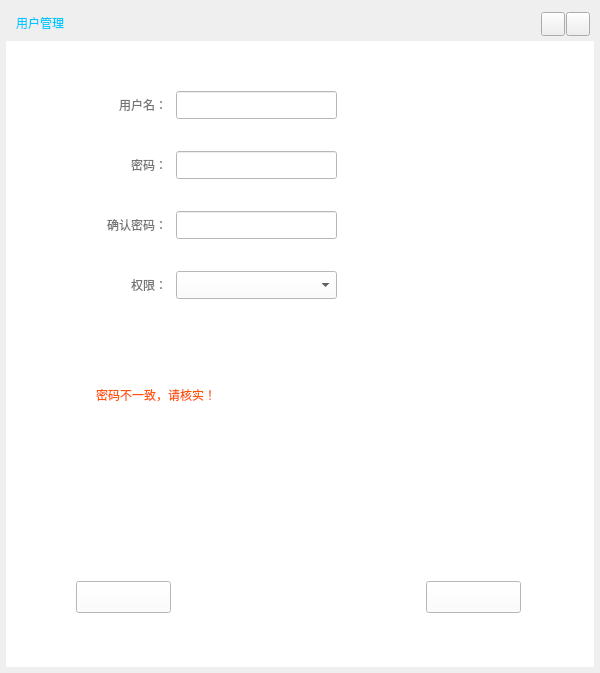
<?xml version="1.0" encoding="UTF-8"?>
<ui version="4.0">
 <class>adduserWidget</class>
 <widget class="QWidget" name="adduserWidget">
  <property name="geometry">
   <rect>
    <x>0</x>
    <y>0</y>
    <width>600</width>
    <height>673</height>
   </rect>
  </property>
  <property name="minimumSize">
   <size>
    <width>600</width>
    <height>673</height>
   </size>
  </property>
  <property name="maximumSize">
   <size>
    <width>600</width>
    <height>700</height>
   </size>
  </property>
  <property name="windowTitle">
   <string>用户管理</string>
  </property>
  <layout class="QVBoxLayout" name="verticalLayout">
   <property name="spacing">
    <number>0</number>
   </property>
   <property name="leftMargin">
    <number>6</number>
   </property>
   <property name="topMargin">
    <number>6</number>
   </property>
   <property name="rightMargin">
    <number>6</number>
   </property>
   <property name="bottomMargin">
    <number>6</number>
   </property>
   <item>
    <widget class="QWidget" name="pop_widget_title" native="true">
     <property name="minimumSize">
      <size>
       <width>0</width>
       <height>35</height>
      </size>
     </property>
     <property name="maximumSize">
      <size>
       <width>16777214</width>
       <height>35</height>
      </size>
     </property>
     <widget class="QPushButton" name="pop_cloase_btn">
      <property name="geometry">
       <rect>
        <x>560</x>
        <y>6</y>
        <width>24</width>
        <height>24</height>
       </rect>
      </property>
      <property name="text">
       <string/>
      </property>
     </widget>
     <widget class="QPushButton" name="pop_min_btn">
      <property name="geometry">
       <rect>
        <x>535</x>
        <y>6</y>
        <width>24</width>
        <height>24</height>
       </rect>
      </property>
      <property name="text">
       <string/>
      </property>
     </widget>
     <widget class="QLabel" name="label_5">
      <property name="geometry">
       <rect>
        <x>10</x>
        <y>3</y>
        <width>151</width>
        <height>28</height>
       </rect>
      </property>
      <property name="styleSheet">
       <string notr="true">font: 75 12pt &quot;微软雅黑&quot;;
color: rgb(0, 200, 255);</string>
      </property>
      <property name="text">
       <string>用户管理</string>
      </property>
     </widget>
    </widget>
   </item>
   <item>
    <widget class="QWidget" name="widget" native="true">
     <property name="styleSheet">
      <string notr="true">background-color: rgb(255, 255, 255);</string>
     </property>
     <widget class="QPushButton" name="pop_cancle_btn">
      <property name="geometry">
       <rect>
        <x>70</x>
        <y>540</y>
        <width>95</width>
        <height>32</height>
       </rect>
      </property>
      <property name="text">
       <string/>
      </property>
     </widget>
     <widget class="QPushButton" name="pop_commit_btn">
      <property name="geometry">
       <rect>
        <x>420</x>
        <y>540</y>
        <width>95</width>
        <height>32</height>
       </rect>
      </property>
      <property name="text">
       <string/>
      </property>
     </widget>
     <widget class="QLabel" name="label">
      <property name="geometry">
       <rect>
        <x>80</x>
        <y>50</y>
        <width>81</width>
        <height>28</height>
       </rect>
      </property>
      <property name="styleSheet">
       <string notr="true">color: rgb(117, 117, 117);
font: 75 12pt &quot;微软雅黑&quot;;</string>
      </property>
      <property name="text">
       <string>用户名：</string>
      </property>
      <property name="alignment">
       <set>Qt::AlignRight|Qt::AlignTrailing|Qt::AlignVCenter</set>
      </property>
     </widget>
     <widget class="QLineEdit" name="userName_Edit">
      <property name="geometry">
       <rect>
        <x>170</x>
        <y>50</y>
        <width>161</width>
        <height>28</height>
       </rect>
      </property>
     </widget>
     <widget class="QLabel" name="label_2">
      <property name="geometry">
       <rect>
        <x>80</x>
        <y>110</y>
        <width>81</width>
        <height>28</height>
       </rect>
      </property>
      <property name="styleSheet">
       <string notr="true">color: rgb(117, 117, 117);
font: 75 12pt &quot;微软雅黑&quot;;</string>
      </property>
      <property name="text">
       <string>密码：</string>
      </property>
      <property name="alignment">
       <set>Qt::AlignRight|Qt::AlignTrailing|Qt::AlignVCenter</set>
      </property>
     </widget>
     <widget class="QLineEdit" name="password_edit">
      <property name="geometry">
       <rect>
        <x>170</x>
        <y>110</y>
        <width>161</width>
        <height>28</height>
       </rect>
      </property>
     </widget>
     <widget class="QLabel" name="label_3">
      <property name="geometry">
       <rect>
        <x>80</x>
        <y>170</y>
        <width>81</width>
        <height>28</height>
       </rect>
      </property>
      <property name="styleSheet">
       <string notr="true">color: rgb(117, 117, 117);
font: 75 12pt &quot;微软雅黑&quot;;</string>
      </property>
      <property name="text">
       <string>确认密码：</string>
      </property>
      <property name="alignment">
       <set>Qt::AlignRight|Qt::AlignTrailing|Qt::AlignVCenter</set>
      </property>
     </widget>
     <widget class="QLineEdit" name="sure_password_edit">
      <property name="geometry">
       <rect>
        <x>170</x>
        <y>170</y>
        <width>161</width>
        <height>28</height>
       </rect>
      </property>
     </widget>
     <widget class="QLabel" name="label_4">
      <property name="geometry">
       <rect>
        <x>80</x>
        <y>230</y>
        <width>81</width>
        <height>28</height>
       </rect>
      </property>
      <property name="styleSheet">
       <string notr="true">color: rgb(117, 117, 117);
font: 75 12pt &quot;微软雅黑&quot;;</string>
      </property>
      <property name="text">
       <string>权限：</string>
      </property>
      <property name="alignment">
       <set>Qt::AlignRight|Qt::AlignTrailing|Qt::AlignVCenter</set>
      </property>
     </widget>
     <widget class="QComboBox" name="comboBox">
      <property name="geometry">
       <rect>
        <x>170</x>
        <y>230</y>
        <width>161</width>
        <height>28</height>
       </rect>
      </property>
     </widget>
     <widget class="QLabel" name="error_lab">
      <property name="geometry">
       <rect>
        <x>90</x>
        <y>340</y>
        <width>381</width>
        <height>28</height>
       </rect>
      </property>
      <property name="styleSheet">
       <string notr="true">font: 75 12pt &quot;微软雅黑&quot;;
color: rgb(255, 85, 0);</string>
      </property>
      <property name="text">
       <string>密码不一致，请核实！</string>
      </property>
     </widget>
    </widget>
   </item>
  </layout>
 </widget>
 <resources/>
 <connections/>
</ui>
